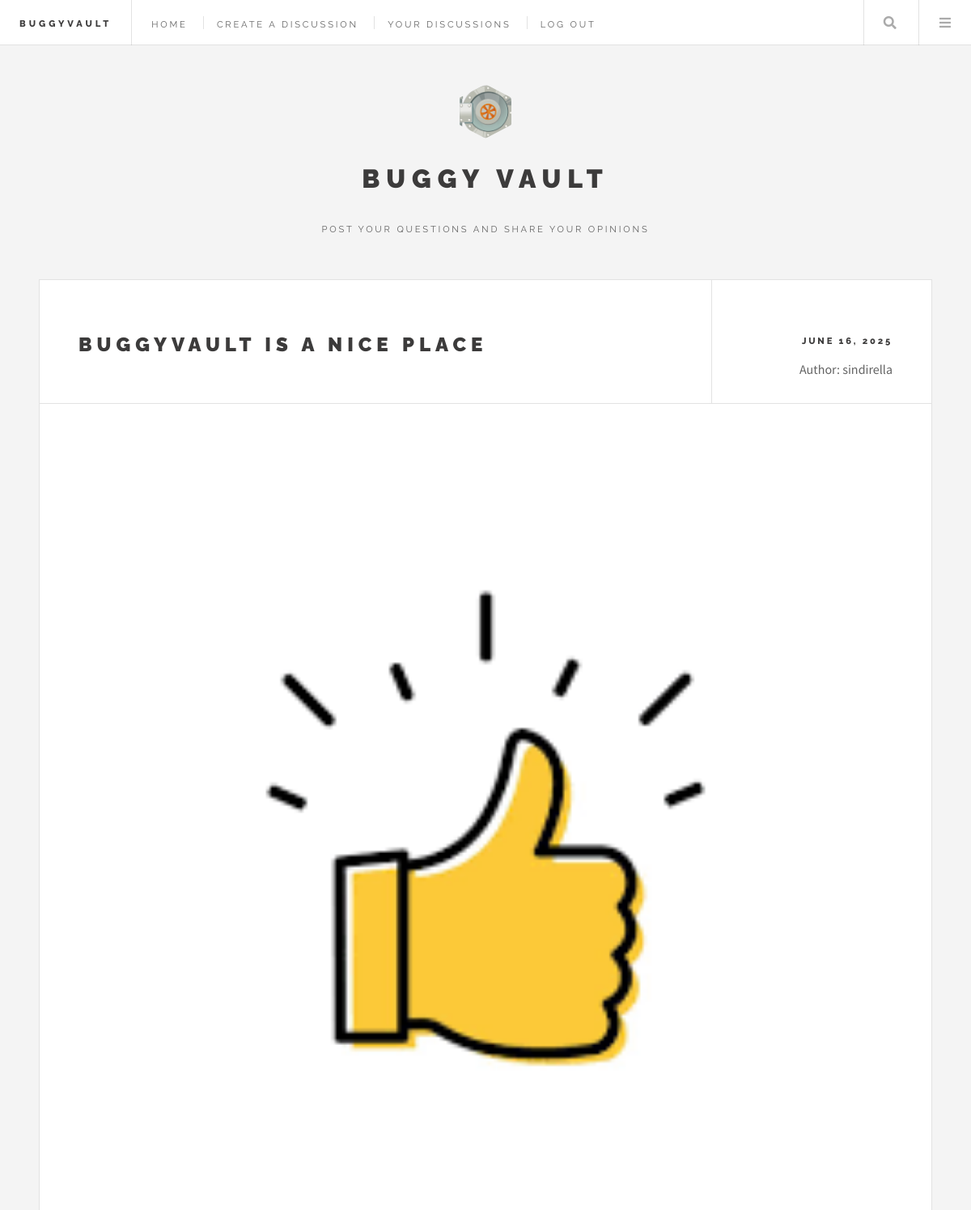
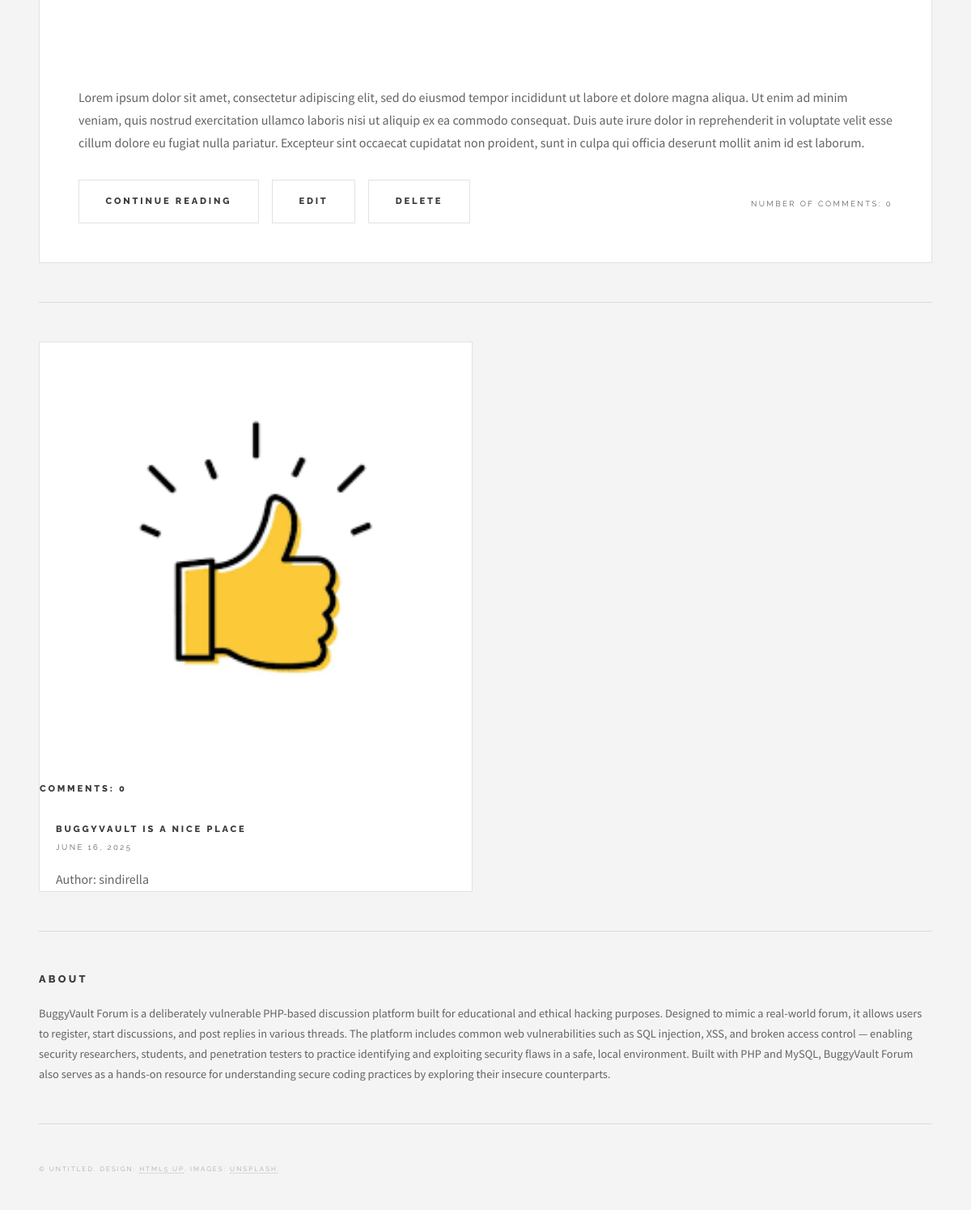
/your_discussions.php (signed in), run on an earlier commit of the app's database (2 pictures, top to bottom).
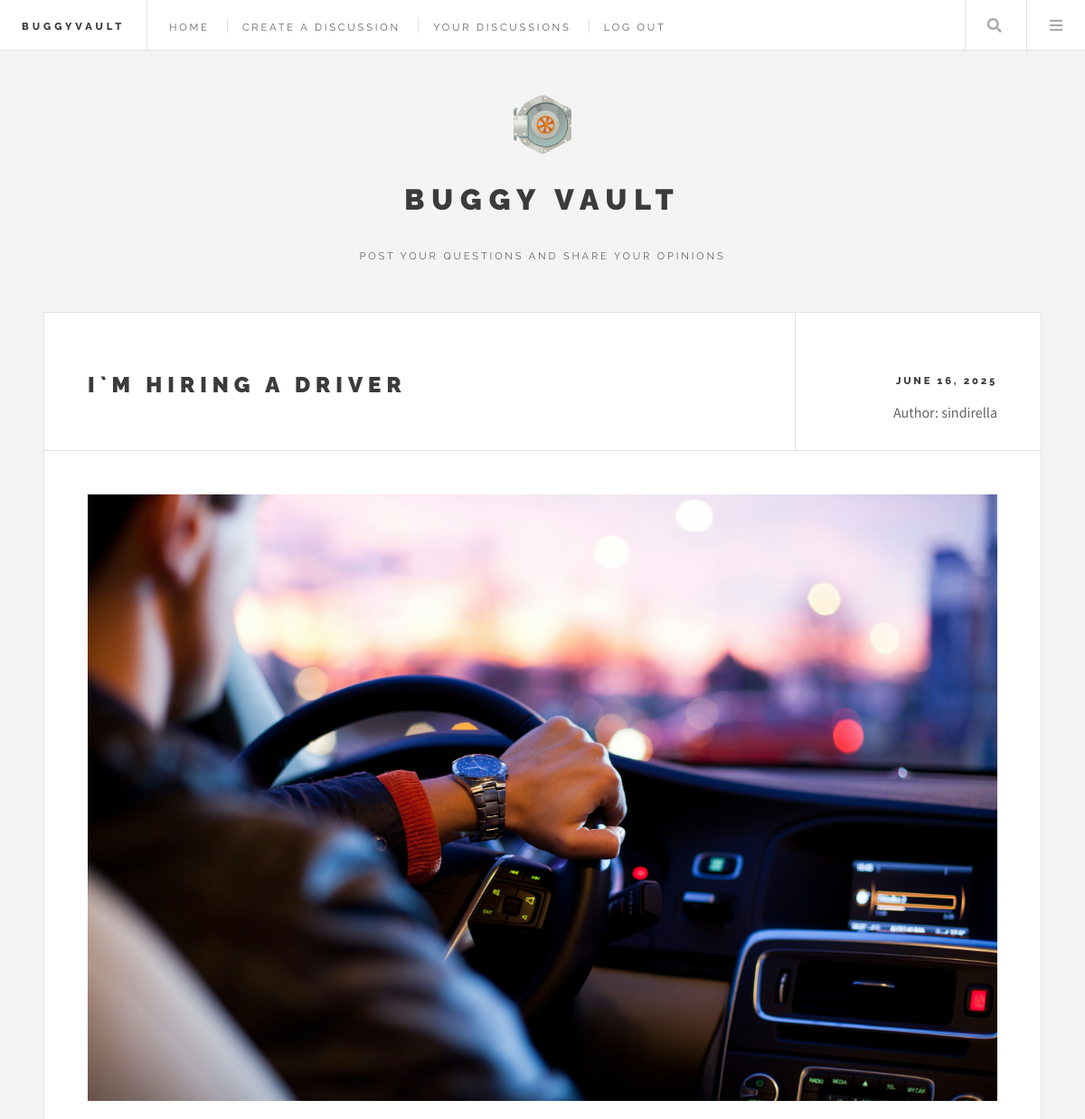
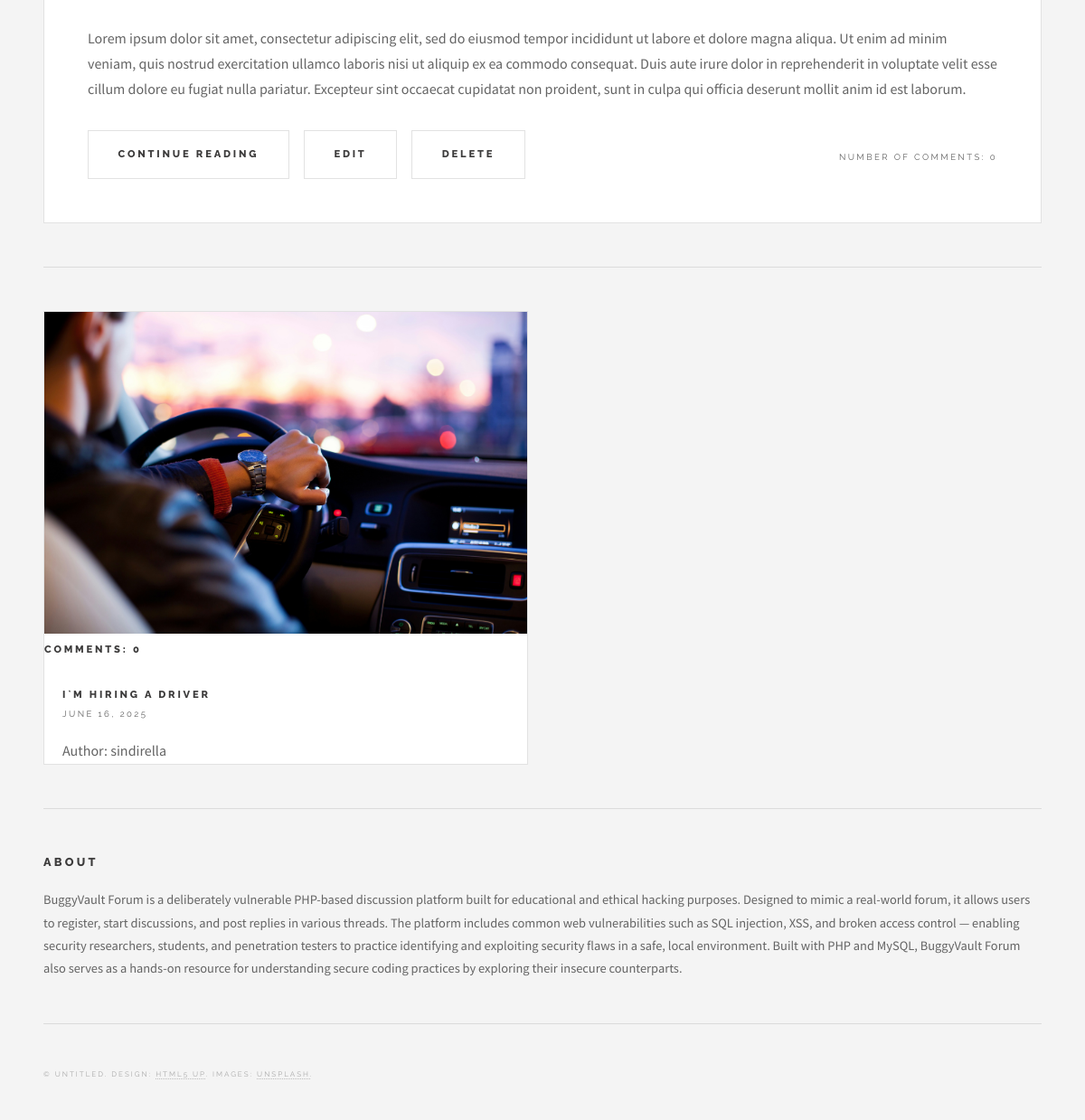
And on a later commit of the database (2 pictures, top to bottom).
### tables this page shows
CREATE TABLE IF NOT EXISTS `discussions` (
  `id` INT NOT NULL AUTO_INCREMENT,
  `title` VARCHAR(255) NOT NULL,
  `content` TEXT NOT NULL,
  `image_path` VARCHAR(255) DEFAULT NULL,
  `created_at` DATETIME NOT NULL DEFAULT CURRENT_TIMESTAMP,
  `last_updated_at` DATETIME NOT NULL DEFAULT CURRENT_TIMESTAMP,
  `post_count` INT NOT NULL DEFAULT 0,
  `user_id` INT NOT NULL,
  PRIMARY KEY (`id`),
  INDEX `fk_discussions_users_idx` (`user_id` ASC),
  CONSTRAINT `fk_discussions_users`
    FOREIGN KEY (`user_id`)
    REFERENCES `users` (`id`)
    ON DELETE CASCADE
);

CREATE TABLE IF NOT EXISTS `users` (
  `id` INT NOT NULL AUTO_INCREMENT,
  `username` VARCHAR(50) NOT NULL,
  `password` VARCHAR(255) NOT NULL,
  `email` VARCHAR(100) NOT NULL,
  `role` ENUM('guest', 'moderator') NOT NULL DEFAULT 'guest',
  PRIMARY KEY (`id`),
  UNIQUE INDEX `username_UNIQUE` (`username` ASC),
  UNIQUE INDEX `email_UNIQUE` (`email` ASC)
);

### your_discussions.php (the view, shortened to what this page needs)
<?php
	include("config/db.php");
    $isloggedin = isset($_SESSION['user_id']);
?>
<!DOCTYPE html>
<html lang="en">
	<head>
		<link rel="stylesheet" href="assets/css/main.css" />
	</head>
	<body class="is-preload">
			<div id="wrapper">
					<header id="header">
						<h1><a href="index.php">BuggyVault</a></h1>
						<nav class="links">
							<ul>
								<li><a href="index.php">Home</a></li>
                                <li><a href="create_discussion.php">Create a Discussion</a></li>
								<li><a href="your_discussions.php">Your Discussions</a></li>
                                <?php if ($isloggedin): ?>
                                    <li><a href="logout.php">Log Out</a></li>
                                <?php else: ?>
                                    <li><a href="register.php">Sign Up</a></li>
                                    <li><a href="login.php">Log in</a></li>
                                <?php endif ?>
							</ul>
						</nav>
						<nav class="main">
							<ul>
								<li class="search">
									<a class="fa-search" href="#search">Search</a>
								</li>
								<li class="menu">
									<a class="fa-bars" href="#menu">Menu</a>
								</li>
							</ul>
						</nav>
					</header>
					<div id="main">
						<?php
							if (isset($_GET['query']) && !empty($_GET['query'])) {
								$sql = "SELECT * FROM discussions WHERE title LIKE '%" . $_GET['query'] . "%' AND user_id = " . $_SESSION['user_id'] . " ORDER BY created_at DESC";
							} else {
								$sql = "SELECT * FROM discussions WHERE user_id = " . $_SESSION['user_id'] . " ORDER BY created_at DESC";
							}
							$result = mysqli_query($conn, $sql);
							if (mysqli_num_rows($result) > 0) {
								while ($row = mysqli_fetch_assoc($result)) {
									echo '<article class="post">';
									echo '<header>';
									echo '<div class="title">';
									echo '<h2><a href="single.php?id=' . $row['id'] . '">' . htmlspecialchars($row['title']) . '</a></h2>';
									echo '</div>';
									echo '<div class="meta">';
									echo '<time class="published" datetime="' . $row['created_at'] . '">' . date('F j, Y', strtotime($row['created_at'])) . '</time>';
									$name = mysqli_fetch_assoc(mysqli_query($conn, "SELECT username FROM users WHERE id = " . $row['user_id']));
									echo '<span class="name">Author: ' . $name['username'] . '</span>';
									echo '</div>';
									echo '</header>';
									echo '<a href="single.php?id=' . $row['id'] . '" class="image featured"><img src="' . $row['image_path'] . '" alt=""/></a>';
									echo '<p>' . htmlspecialchars($row['content']) . '</p>';
									echo '<footer>';
									echo '<ul class="actions">';
									echo '<li><a href="single.php?id=' . $row['id'] . '" class="button large">Continue Reading</a></li>';
									echo '<li><a href="edit_discussion.php?id=' . $row['id'] . '" class="button large">Edit</a></li>';
									echo '<li><a href="delete_discussion.php?id=' . $row['id'] . '" class="button large">Delete</a></li>';
									echo '</ul>';
									echo '<ul class="stats">';
									echo '<li> Number of Comments: ' . $row['post_count'] . '</li>';
									echo '</ul>';
									echo '</footer>';
									echo '</article>';
								}
							} else {
								echo '<p>No discussions found.</p>';
							}
						?>
					</div>
					<section id="sidebar">
							<section id="intro">
								<a href="index.php" class="logo"><img src="static/favicon.ico" alt="" /></a>
								<header>
									<h2>Buggy Vault</h2>
									<p>Post your questions and share your opinions</p>
								</header>
							</section>
							<section>
								<div class="mini-posts">
									<?php
										$sql = "SELECT * FROM discussions WHERE user_id = " . $_SESSION['user_id'] . " ORDER BY post_count DESC LIMIT 4";
										$result = mysqli_query($conn, $sql);
										if (mysqli_num_rows($result) > 0) {
											while ($row = mysqli_fetch_assoc($result)) {
												echo '<article class="mini-post">';
												echo '<header>';
												echo '<h3><a href="single.php?id=' . $row['id'] . '">' . htmlspecialchars($row['title']) . '</a></h3>';
												echo '<time class="published" datetime="' . $row['created_at'] . '">' . date('F j, Y', strtotime($row['created_at'])) . '</time>';
												$name = mysqli_fetch_assoc(mysqli_query($conn, "SELECT username FROM users WHERE id = " . $row['user_id']));
												echo 'Author: ' . $name['username'];
												echo '</header>';
												echo '<footer>';
												echo '<a href="single.php?id=' . $row['id'] . '" class="image"><img src="' . $row['image_path'] . '" alt="" /></a>';
												echo '<h5>Comments: ' . htmlspecialchars($row['post_count']) . '</h5>';
												echo '</footer>';
												echo '</article>';
											}
										} else {
											echo '<p>No popular discussions found.</p>';
										}
									?>
								</div>
							</section>
							<section class="blurb">
								<h2>About</h2>
								<p>BuggyVault Forum is a deliberately vulnerable PHP-based discussion platform built for educational and ethical hacking purposes. Designed to mimic a real-world forum, it allows users to register, start discussions, and post replies in various threads. The platform includes common web vulnerabilities such as SQL injection, XSS, and broken access control — enabling security researchers, students, and penetration testers to practice identifying and exploiting security flaws in a safe, local environment. Built with PHP and MySQL, BuggyVault Forum also serves as a hands-on resource for understanding secure coding practices by exploring their insecure counterparts.</p>
							</section>
							<section id="footer">
								<p class="copyright">&copy; Untitled. Design: <a href="http://html5up.net">HTML5 UP</a>. Images: <a href="http://unsplash.com">Unsplash</a>.</p>
							</section>
					</section>
			</div>
	</body>
</html>

What changed in the data, as far as the page shows it:
no longer on this page (row edited): discussions: title "BUGGYVAULT IS A NICE PLACE", created_at "JUNE 16, 2025", user.username "sindirella", image_path (picture), content "Lorem ipsum dolor sit amet, consectetur adipiscing elit, sed do eiusmod tempor incididunt ut labore et dolore magna aliqua. Ut enim ad minim veniam, quis nostrud exercitation ullamco laboris nisi ut aliquip ex ea commodo consequat. Duis aute irure dolor in reprehenderit in voluptate velit esse cillum dolore eu fugiat nulla pariatur. Excepteur sint occaecat cupidatat non proident, sunt in culpa qui officia deserunt mollit anim id est laborum.", post_count "0"
added discussions: title "I`M HIRING A DRIVER", created_at "JUNE 16, 2025", user.username "sindirella", image_path (picture), content "Lorem ipsum dolor sit amet, consectetur adipiscing elit, sed do eiusmod tempor incididunt ut labore et dolore magna aliqua. Ut enim ad minim veniam, quis nostrud exercitation ullamco laboris nisi ut aliquip ex ea commodo consequat. Duis aute irure dolor in reprehenderit in voluptate velit esse cillum dolore eu fugiat nulla pariatur. Excepteur sint occaecat cupidatat non proident, sunt in culpa qui officia deserunt mollit anim id est laborum.", post_count "0"
